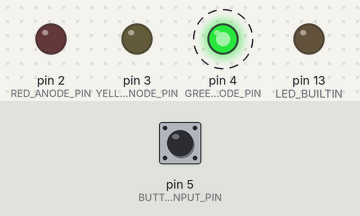
Simulated run of this sketch. Board: Arduino Uno, built with avr-gcc and run on an emulated ATmega328P. On the bench: output pins drawn as LEDs (lit = HIGH). Dashed ring = blinking. Inputs (shaded band) come from the test bench; at power-on: pin 5 (BUTTON_INPUT_PIN) LOW.

Above: at 2.5 s.
4.1 s: pin 5 (BUTTON_INPUT_PIN) pulled HIGH for 1.9 s
At 6.9 s:
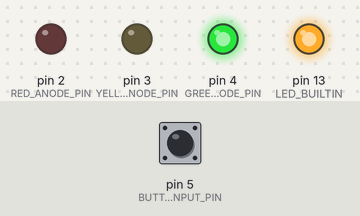
At 9.8 s:
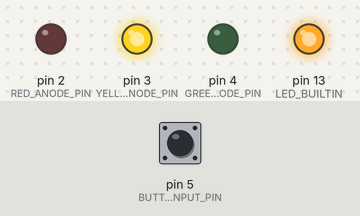
Timing chart, 0 to 20.9 s (numbered marks = the images above; inputs shaded):
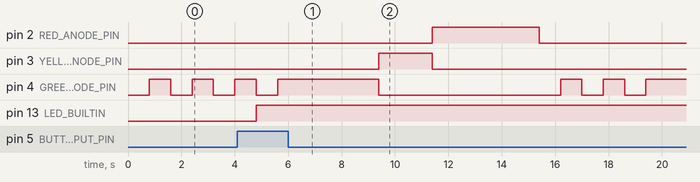

Measured:
- after the input at 4.1 s, pin 2 (RED_ANODE_PIN): LOW → HIGH after 7.3 s, → LOW 4.0 s later; pin 3 (YELLOW_ANODE_PIN): LOW → HIGH after 5.3 s, → LOW 2.0 s later; pin 13 (LED_BUILTIN): LOW → HIGH after 0.70 s

The sketch:

pedestrian_light.ino
```cpp
/*
 * pedestrian_light.ino
 *
 * Acts like a pedestrian controller light.
 * For those unfamiliar, this means the green light
 * blinks until someone hits the light - then a kinda
 * random time after the light is solid green, then yellow, and finally red.
 *
 * https://clsimplex.com
 * Levon Zadravec-Powell
 *
 * Legal stuff: Completely free software. As is. We promise/guarantee nothing.
 * By reading this sentence you owe us 5 dollars (CAD naturally). 10 dollars, actually.
 *
 * This has some default values.
 * Change these depending on where you hook up your LEDs!
 *
 * The reason we use const int GREEN_ANODE_PIN is because you can
 * customize this program to work with whatever breadboard arrangement you've
 * put together. Notice how there are no numbers for pins in the program.
 * You declare them in the constants. This makes the program more flexible,
 * which is a very good thing!
 */
const int GREEN_ANODE_PIN  = 4;
const int YELLOW_ANODE_PIN = 3;
const int RED_ANODE_PIN    = 2;
const int BUTTON_INPUT_PIN = 5;

int switch_state = 0;
int pressed      = 0;
int loops        = 0;

void setup() {
  pinMode(GREEN_ANODE_PIN,  OUTPUT);
  pinMode(YELLOW_ANODE_PIN, OUTPUT);
  pinMode(RED_ANODE_PIN,    OUTPUT);
  pinMode(BUTTON_INPUT_PIN, INPUT);
  pinMode(LED_BUILTIN,      OUTPUT);

  // We will use the built-in LED to help tell us if the machine knows we pressed the button.
  digitalWrite(LED_BUILTIN, LOW); // Default is off.
}

/**
 * This loop controls:
 * 1. The blinking green light
 * 2. Has the button been pushed?
 * 3. The new pattern once the button has been pushed.
 *
 * Notice how it really doesn't matter how many times the
 * button has been pushed! You can push it a million times and
 * it will not speed it up!
 */
void loop() {
  switch_state = digitalRead(5);

  if ( switch_state == HIGH && pressed == 0 ) {
    pressed = 1;
    digitalWrite(LED_BUILTIN, HIGH); // This provides some feedback so we can tell it is active.
  }

  // Blinking green light
  delay(800);
  digitalWrite(GREEN_ANODE_PIN,HIGH);
  delay(800);
  digitalWrite(GREEN_ANODE_PIN,LOW);
  // End of blinking green light

  /*
   * This is a bit fancy.
   * 1. Is the button pressed?
   * 2. How many times has the light blinked green?
   *
   * The reason we use loops % 3 == 0 is so the light
   * doesn't immediately change.
   *
   * In real life, it can appear somewhat random.
   */
  if ( pressed == 1 && loops % 3 == 0 ) {
    pressed = 0;
    loops   = 0;

    digitalWrite(GREEN_ANODE_PIN,HIGH);
    delay(3000);
    digitalWrite(GREEN_ANODE_PIN,LOW);
    digitalWrite(YELLOW_ANODE_PIN,HIGH);
    delay(2000);
    digitalWrite(YELLOW_ANODE_PIN,LOW);
    digitalWrite(RED_ANODE_PIN,HIGH);
    delay(4000);
    digitalWrite(RED_ANODE_PIN,LOW);
    digitalWrite(LED_BUILTIN, LOW); // Turn user feedback off.
  }

  /*
   * We check the button a press a second time
   * so you don't have to hold the button down
   * for the machine to realize you have it pressed.
   */
  if ( switch_state == HIGH && pressed == 0 ) {
    pressed = 1;
    digitalWrite(LED_BUILTIN, HIGH); // This provides some feedback so we can tell it is active.
  }

  loops++;
}
```
